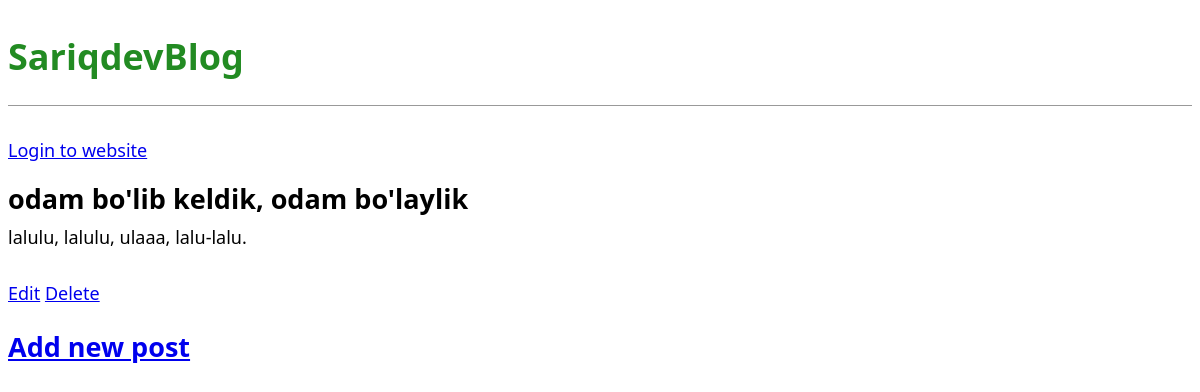
Screenshot of /post/3/ with the database file from the repository.
### blog/models.py (models this page shows, shortened)
class Post(models.Model):
    title = models.CharField(max_length=200)
    author = models.ForeignKey(
        'auth.User',
        on_delete=models.CASCADE,
    )
    body = models.TextField()

### blog/views.py (the view)
# urls.py: path('post/<int:pk>/', PostDetailView.as_view(), name='post_detail'),
class PostDetailView(DetailView):
    model = Post
    template_name = 'post_detail.html'

### templates/post_detail.html
{% extends 'base.html' %}
{% block content %}
    <div class="post-entry">
        <h2>
            {{ post.title }}
        </h2>
        <p>
            {{ post.body }}
        </p>
    </div>
<a href="{% url 'post_edit' post.pk %}">Edit</a>
<a href="{% url 'post_delete' post.pk %}">Delete</a>
{% endblock content %}

### static/css/base.css (style rules this page uses)
body { font-family: "Segoe UI", system-ui, sans-serif; font-size: 18px; }
.post-entry { margin-bottom: 2rem; }
.post-entry h2 { margin: 0.5rem 0; }
.post-entry p { margin: 0; font-weight: 400; }

### rows the page displays
Post: title "odam bo'lib keldik, odam bo'laylik", body "lalulu, lalulu, ulaaa, lalu-lalu."
